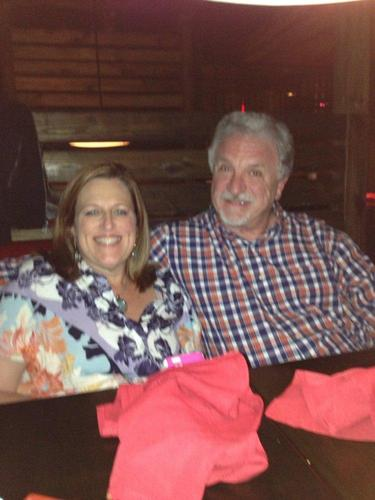
#> input picture people/408830.jpg, 375 x 500 px, found by its file name
$ python groupsFaceDetection.py   (Python 2 division)   (older library calls are emulated)
#> lines starting #> are read from the running program, lines starting #| are printed output that depends on the picture
# Working !!!!!!!!!!!!!!!!!!!!
# This file loads all face images then detect faces from them
# needed packages
import cv2
# load images
# Returns images loaded in stack and gray version of the image in stack too
def loadfaces():
	#Images main path
	path= "/home/rana/Desktop/yelp/faceDetection/people/"
	#creat list with images names
	imgnames=[  "408830.jpg" ,"409268.jpg" ,"469954.jpg"  ,
				"470265.jpg" ,"470580.jpg" ,"470804.jpg" ,
				"470294.jpg" ,"470647.jpg" ,"470822.jpg" ,
				"470408.jpg" ,"470662.jpg" ,"470894.jpg" ,
				"470953.jpg" ,"471344.jpg" ,"471271.jpg" ,
				"471073.jpg" ,"471463.jpg" ,"471279.jpg" ,
				"471103.jpg" ,"471550.jpg" ,"471333.jpg" ,
				"471671.jpg" ,"471753.jpg" ,"471797.jpg" ,
				"471800.jpg" ]
	#create empty list for images loaded
	imgstack =[]
	grayStack =[]
	# Loop to load the images in the path
	for i in imgnames:
		# Read the image
		image = cv2.imread(path + i)
#> image is the input picture: shape (500, 375, 3); mean B, G, R 77.6, 81, 121.1
		gray = cv2.cvtColor(image, cv2.COLOR_BGR2GRAY)
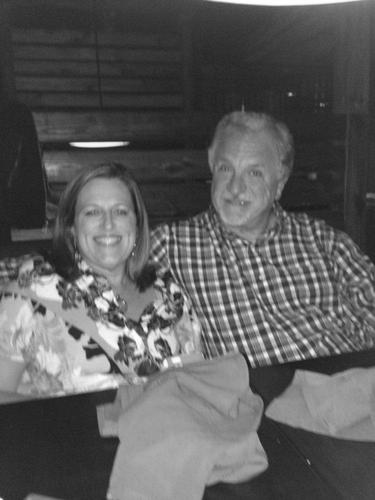
#> gray: shape (500, 375); min 18, max 255, mean 92.6
		imgstack.append(image)
		grayStack.append(gray)
#> pass 2 of the loop in loadfaces, `for i in imgnames:`:
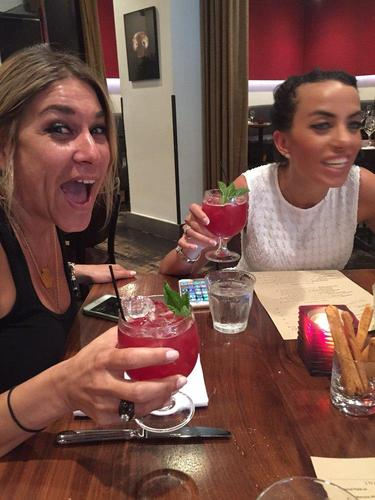
#> input picture people/409268.jpg, 375 x 500 px, found by its file name
#> in loadfaces, image is the input picture: shape (500, 375, 3); mean B, G, R 73.3, 82.7, 119.5
#> in loadfaces, `gray = cv2.cvtColor(image, cv2.COLOR_BGR2GRAY)`:
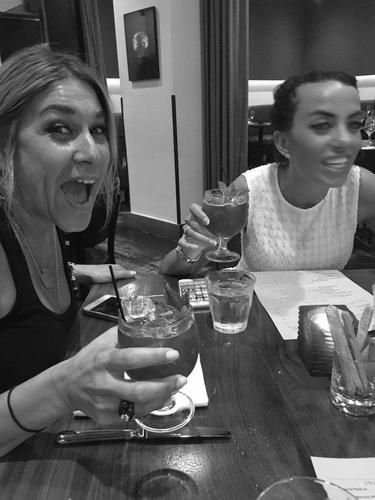
#> gray: shape (500, 375); min 0, max 255, mean 92.6
#> pass 3 of the loop in loadfaces, `for i in imgnames:`:
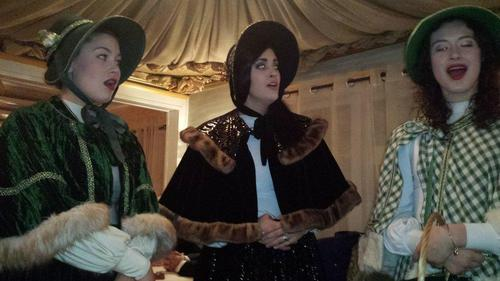
#> input picture people/469954.jpg, 500 x 281 px, found by its file name
#> in loadfaces, image is the input picture: shape (281, 500, 3); mean B, G, R 57.5, 68.5, 75.4
#> in loadfaces, `gray = cv2.cvtColor(image, cv2.COLOR_BGR2GRAY)`:
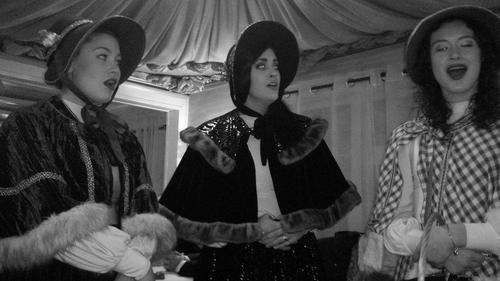
#> gray: shape (281, 500); min 0, max 252, mean 69.3
#> the loop made 7 passes; the first 3 are shown
		# display last element in the list
		#print (i)
		#cv2.imshow("Faces found" ,imgstack[-1])
		#cv2.waitKey(0)
	return imgstack , grayStack
# face detection function
# input :
#--------
# fi : target imges stack
# gi : target images stack in gray scale
# =====================
# output:
# -------
# display imges with green fram in the detected imges
# Helper link :
# https://realpython.com/blog/python/face-recognition-with-python/
def findFacaes(fi,gi):
	#
	cascPath = "/home/rana/Desktop/yelp/faceDetection/FaceDetect/haarcascade_frontalface_default.xml"
	# Create the haar cascade
	faceCascade = cv2.CascadeClassifier(cascPath)
	# Loop on the images stack
	#for i,item in enumerate (gi):
	# Detect faces in the image
	i = 15
	faces = faceCascade.detectMultiScale(
	    gi[15],
	    scaleFactor= 1.1,
	    minNeighbors= 3,
	    minSize=(15, 15),
	    flags = cv2.cv.CV_HAAR_SCALE_IMAGE
	)
	print "Found {0} faces!".format(len(faces))
	# Draw a rectangle around the faces
	for (x, y, w, h) in faces:
		if (w < 53):
	    		cv2.rectangle(fi[i], (x, y), (x+w, y+h), (0, 255, 0), 2)
	    		print(" x :",x)
	    		print(" y :",y)
	    		print(" w :",w)
	    		print(" h :",h)
			cv2.imshow("Faces found" ,fi[i])
			cv2.imwrite("face {0}.png".format(i),fi[i])
			cv2.waitKey(0)


# main function
def main():
	# load face imgs
	faceImgs , grayfaces = loadfaces()
	# detect faces
	detectedFaces = findFacaes(faceImgs,grayfaces)

#> (the run stopped early here; a loop or call above may not have finished)
